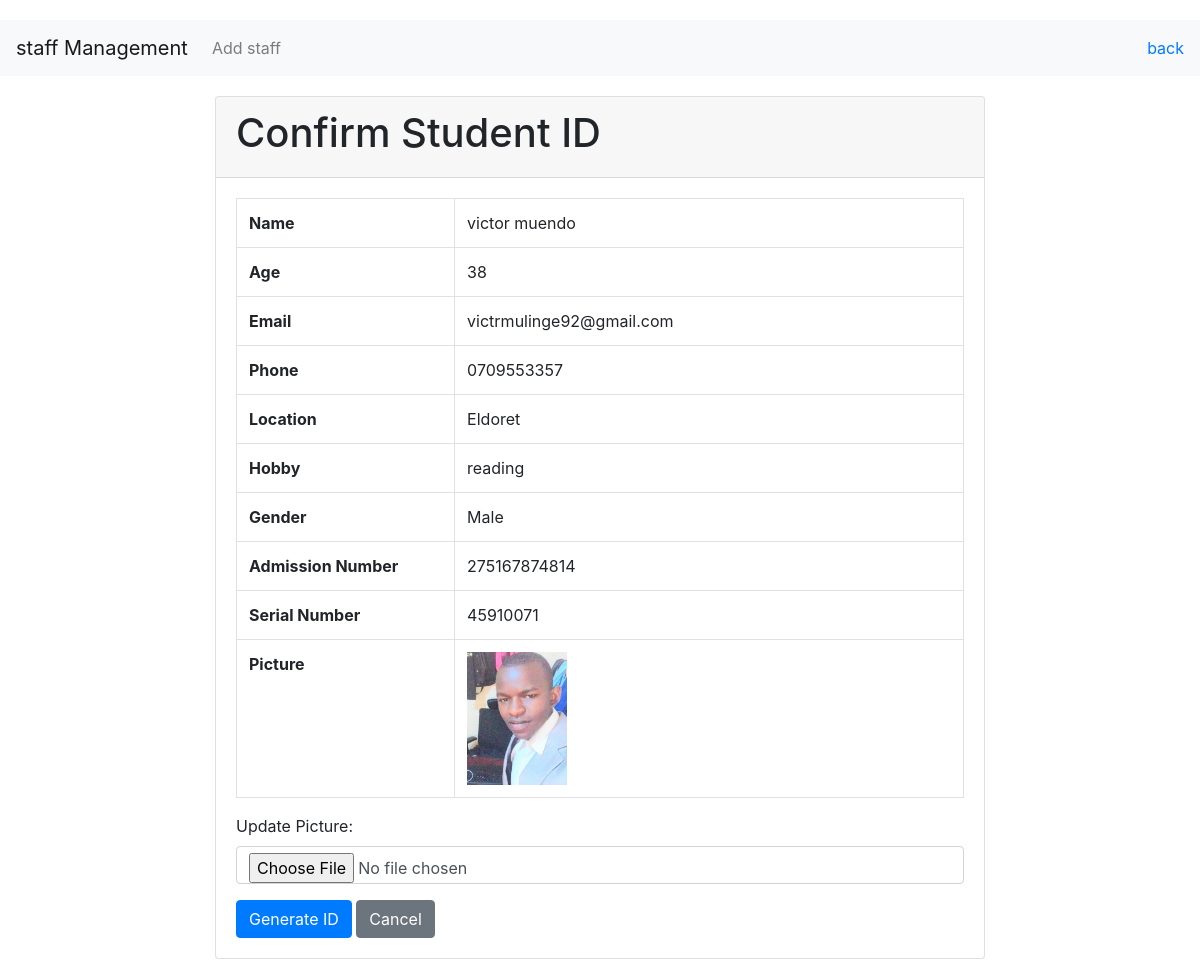
/student_management/students/1/generate_id/ (signed in), run on an earlier commit of the app's database.
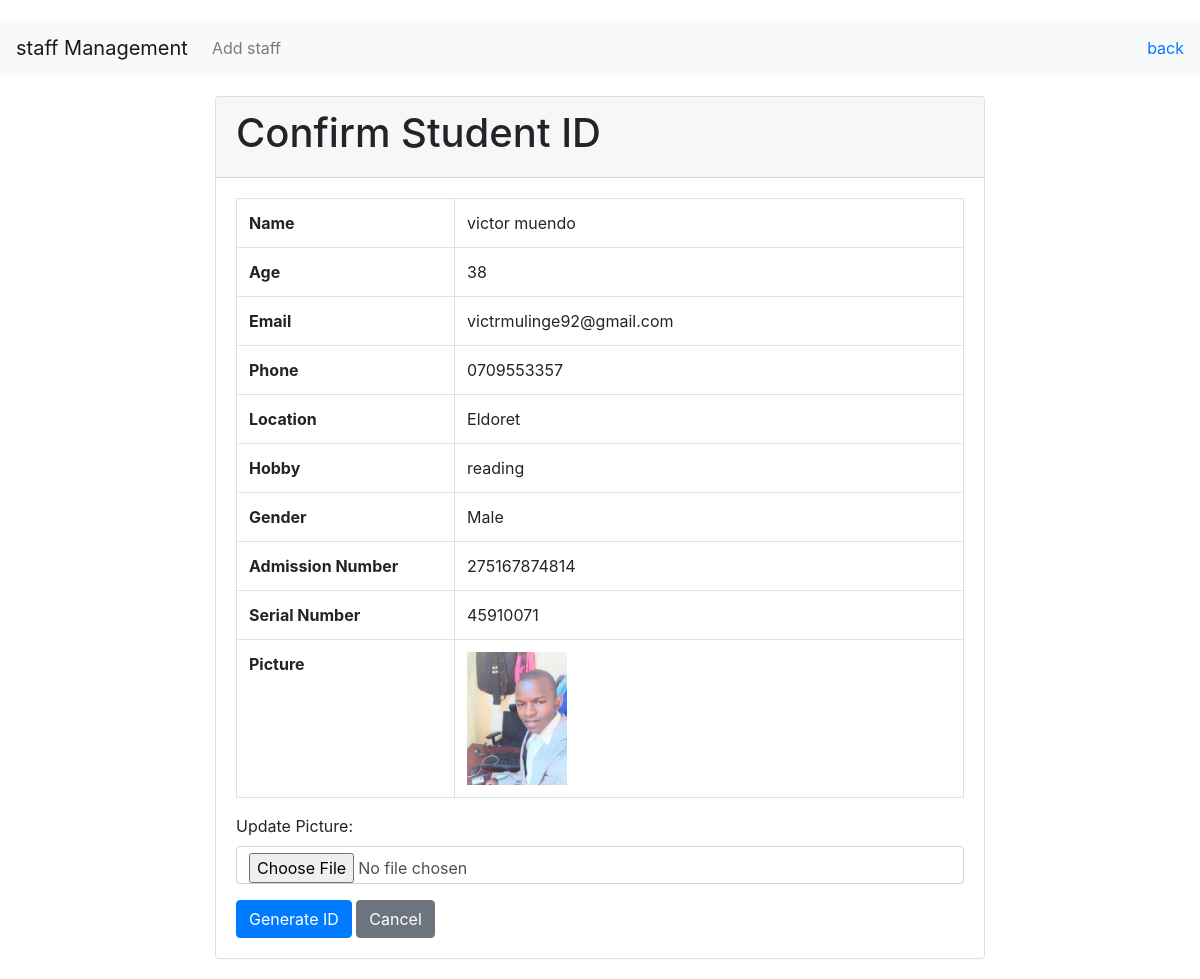
And on a later commit of the database.
### student_management/models.py (models this page shows, shortened)
class Student(models.Model):
    GENDER_CHOICES = [
        ('M', 'Male'),
        ('F', 'Female'),
        ('O', 'Other'),
    ]
    name = models.CharField(max_length=100)
    age = models.PositiveIntegerField()
    email = models.EmailField(unique=True)
    phone = models.CharField(max_length=15, unique=True)
    location = models.CharField(max_length=100)
    hobby = models.CharField(max_length=100)
    gender = models.CharField(max_length=1, choices=GENDER_CHOICES)
    admission_number = models.CharField(max_length=12, unique=True, blank=True)
    serial_number = models.CharField(max_length=8, unique=True, editable=False)
    picture = models.ImageField(upload_to='student_pictures/', null=True, blank=True)

### student_management/views.py (the view)
# urls.py: path('students/<int:student_id>/generate_id/', studentid, name='studentid'),
@login_required
def studentid(request, student_id):
    student = get_object_or_404(Student, pk=student_id)
    if request.method == 'POST':
        form = PictureForm(request.POST, request.FILES, instance=student)
        if form.is_valid():
            form.save()
        html_content = render_to_string('studentid_template.html', {
            'name': student.name,
            'phone': student.phone,
            'admission_number': student.admission_number,
            'serial_number': student.serial_number,
            'picture_url': student.picture.url if student.picture else None
        })
        config_path = 'C:/Program Files/wkhtmltopdf/bin/wkhtmltopdf.exe'
        config = pdfkit.configuration(wkhtmltopdf=config_path)
        options = {
            'enable-local-file-access': None,
        }
        response = HttpResponse(pdf, content_type='application/pdf')
        response['Content-Disposition'] = f'attachment; filename="{student.name}_{student.admission_number}.pdf"'
        return response
    else:
        form = PictureForm(instance=student)
        return render(request, 'confirm_studentid.html', {'student': student, 'form': form})

### student_management/forms.py
class PictureForm(forms.ModelForm):
    class Meta:
        model = Student
        fields = ['picture']

### asgiref/local.py (called while the page is built)
    def __getattr__(self, key):
        storage_object = self._data.get({})
        try:
            return storage_object[key]
        except KeyError:
            raise AttributeError(f"{self!r} object has no attribute {key!r}")

    def __setattr__(self, key: str, value: Any) -> None:
        if key == "_data":
            return super().__setattr__(key, value)
        storage_object = self._data.get({})
        storage_object[key] = value
        self._data.set(storage_object)

    def __delattr__(self, key: str) -> None:
        storage_object = self._data.get({})
        if key in storage_object:
            del storage_object[key]
            self._data.set(storage_object)
        else:
            raise AttributeError(f"{self!r} object has no attribute {key!r}")

    def __getattr__(self, key):
        with self._lock_storage() as storage:
            return getattr(storage, key)

    def __delattr__(self, key):
        with self._lock_storage() as storage:
            delattr(storage, key)

### student_management/templates/confirm_studentid.html (shortened to what this page needs)
{% extends 'base.html' %}
{% block content %}
<div class="card">
    <div class="card-header">
        <h1>Confirm Student ID</h1>
    </div>
    <div class="card-body">
        <table class="table table-bordered">
            <tbody>
                <tr>
                    <th style="width: 30%;">Name</th>
                    <td>{{ student.name }}</td>
                </tr>
                <tr>
                    <th>Age</th>
                    <td>{{ student.age }}</td>
                </tr>
                <tr>
                    <th>Email</th>
                    <td>{{ student.email }}</td>
                </tr>
                <tr>
                    <th>Phone</th>
                    <td>{{ student.phone }}</td>
                </tr>
                <tr>
                    <th>Location</th>
                    <td>{{ student.location }}</td>
                </tr>
                <tr>
                    <th>Hobby</th>
                    <td>{{ student.hobby }}</td>
                </tr>
                <tr>
                    <th>Gender</th>
                    <td>{{ student.get_gender_display }}</td>
                </tr>
                <tr>
                    <th>Admission Number</th>
                    <td>{{ student.admission_number }}</td>
                </tr>
                <tr>
                    <th>Serial Number</th>
                    <td>{{ student.serial_number }}</td>
                </tr>
                <tr>
                    <th>Picture</th>
                    <td>
                        {% if student.picture %}
                            <img src="{{ student.picture.url }}" alt="{{ student.name }}" style="max-width: 100px;">
                        {% else %}
                            No picture uploaded
                        {% endif %}
                    </td>
                </tr>
            </tbody>
        </table>
        <form method="post" enctype="multipart/form-data">
            <div class="form-group">
                <label for="picture">Update Picture:</label>
                <input type="file" name="picture" id="picture" class="form-control">
            </div>
            <button type="submit" class="btn btn-primary">Generate ID</button>
            <a class="btn btn-secondary" href="{% url 'student_detail' student.pk %}">Cancel</a>
        </form>
    </div>
</div>
{% endblock %}

What changed in the data, as far as the page shows it:
changed Student "victor muendo": picture: a different picture
